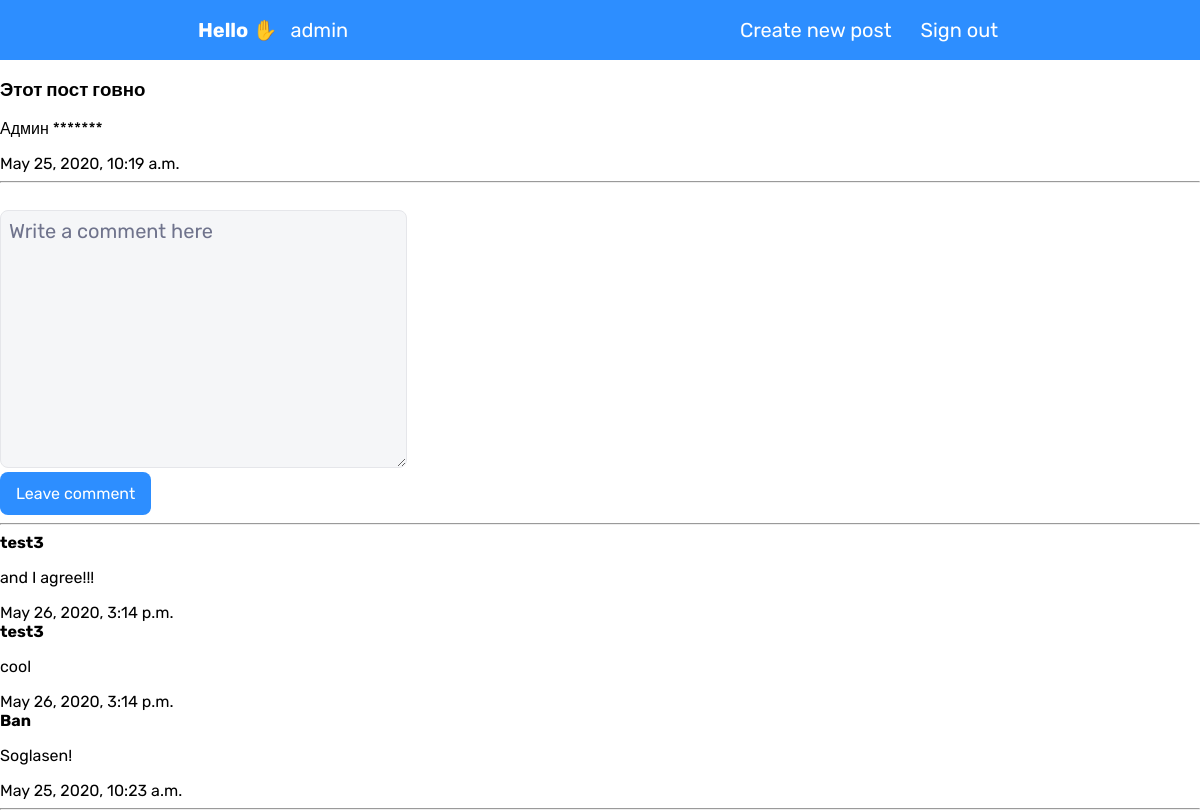
/posts/1/ (signed in), run on the app's committed database.
### postsfeed/apps/posts/models.py (models this page shows, shortened)
class Post(models.Model):
    title = models.CharField('title', max_length = 50)
    content = models.TextField('content')
    publication_date = models.DateTimeField('publication_date', auto_now = True)
    class Meta:
        verbose_name = 'Post'
        verbose_name_plural = 'Posts'

class Comment(models.Model):
    post = models.ForeignKey(Post, on_delete = models.CASCADE)
    author_name = models.CharField('author_name', max_length = 50)
    text = models.CharField('text', max_length = 200)
    publication_date = models.DateTimeField('publication_date', auto_now = True)
    class Meta:
        verbose_name = 'Comment'
        verbose_name_plural = 'Comments'

### postsfeed/apps/posts/views.py (the view)
# urls.py: path('<int:postId>/', views.specifiedPost, name = 'specifiedPost'),
def specifiedPost(request, postId):
    try:
        specifiedPost = Post.objects.get(id = postId)
    except:
        raise Http404('Post not found!')
    comments = specifiedPost.comment_set.order_by('-publication_date')
    return render(request, 'posts/specifiedPost.html', {
        'post': specifiedPost,
        'comments': comments
    })

### postsfeed/templates/posts/specifiedPost.html (shortened to what this page needs)
{% extends 'base.html' %}
{% block content %}
  <div>
    <h3>{{ post.title }}</h3>
    <p>{{ post.content }}</p>
    <em>{{ post.publication_date }}</em>
  </div>
  <hr>
  {% if user.is_authenticated %}
    <form action="{% url 'posts:leaveComment' post.id %}" method="POST">
      <br>
      <textarea
        required
        name="comment"
        placeholder="Write a comment here"
        cols="30"
        rows="10"
      ></textarea>
      <br>
      <button type="submit">Leave comment</button>
    </form>
  {% endif %}
  <hr>
    {% if comments %}
      {% for comment in comments %}
        <div>
          <b>{{ comment.author_name }}</b>
          <p>{{ comment.text }}</p>
          <em>{{ comment.publication_date }}</em>
        </div>
      {% endfor %}
    {% else %}
      <div>There are no comments yet! 😟</div>
    {% endif %}
{% endblock %}

### postsfeed/templates/base.html (shortened to what this page needs)
<!DOCTYPE html>
<html lang="en">
<head>
</head>
<body>
  <div class="top-navbar">
    {% if user.is_authenticated %}
      <div><strong style="padding: 0 8px;">Hello ✋</strong> {{ user.username }}</div>
      <div>
        <a class="navbar-link" href="{% url 'postCreate' %}">Create new post</a>
        <a class="navbar-link" href="{% url 'signOut' %}">Sign out</a>
      </div>
    {% else %}
      <div>
        <a class="navbar-link" href="{% url 'posts:posts' %}">Posts</a>
        <a class="navbar-link" href="{% url 'signIn' %}">Sign in</a>
        <a class="navbar-link" href="{% url 'signUp' %}">Sign up</a>
      </div>
    {% endif %}
  </div>
  {% block content %}{% endblock %}
</body>
</html>

### postsfeed/templates/base.html (style rules this page uses)
html { width: 100%; height: calc(var(--vh, 1vh) * 100); --main-blue: #2d8eff; }
body { margin: 0; padding: 0; font-family: 'Rubik', sans-serif; }
a { text-decoration: none; }
em { font-style: normal; }
form { border: none; }
textarea { border: none; border-radius: 8px; padding: 8px 8px; color: #2a2e3a; border: 1px solid #e5e6ea; background-color: #f5f6f8; font-size: 20px; font-family: 'Rubik', sans-serif; outline: none; }
textarea::placeholder { color: #6f738c; }
button { border: none; box-sizing: border-box; padding: 12px 16px; font-size: 16px; border-radius: 8px; color: white; font-family: 'Rubik', sans-serif; background-color: var(--main-blue); cursor: pointer; }
.top-navbar { width: 100%; height: 60px; position: -webkit-sticky; position: sticky; top: 0; display: flex; justify-content: space-around; align-items: center; font-size: 20px; color: white; background-color: var(--main-blue); }
.navbar-link { color: white; padding: 0 12px; }

### data on the page
Post: title "Этот пост говно", content "Админ *******", publication_date "May 25, 2020, 10:19 a.m."
Comment: author_name "test3", text "and I agree!!!", publication_date "May 26, 2020, 3:14 p.m."
Comment: author_name "test3", text "cool", publication_date "May 26, 2020, 3:14 p.m."
Comment: author_name "Ban", text "Soglasen!", publication_date "May 25, 2020, 10:23 a.m."

### other printed values
{{ user.username }} "admin"
